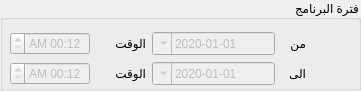
   <widget class="QGroupBox" name="groupBox_2">
    <property name="geometry">
     <rect>
      <x>990</x>
      <y>210</y>
      <width>361</width>
      <height>91</height>
     </rect>
    </property>
    <property name="layoutDirection">
     <enum>Qt::RightToLeft</enum>
    </property>
    <property name="title">
     <string>فترة البرنامج</string>
    </property>
    <widget class="QWidget" name="layoutWidget">
     <property name="geometry">
      <rect>
       <x>10</x>
       <y>30</y>
       <width>296</width>
       <height>27</height>
      </rect>
     </property>
     <layout class="QHBoxLayout" name="horizontalLayout">
      <item>
       <widget class="QLabel" name="label_9">
        <property name="maximumSize">
         <size>
          <width>25</width>
          <height>16777215</height>
         </size>
        </property>
        <property name="text">
         <string>من</string>
        </property>
       </widget>
      </item>
      <item>
       <widget class="QDateTimeEdit" name="Qdate_from">
        <property name="enabled">
         <bool>false</bool>
        </property>
        <property name="maximumSize">
         <size>
          <width>590</width>
          <height>16777215</height>
         </size>
        </property>
        <property name="layoutDirection">
         <enum>Qt::RightToLeft</enum>
        </property>
        <property name="maximumDateTime">
         <datetime>
          <hour>23</hour>
          <minute>59</minute>
          <second>59</second>
          <year>2050</year>
          <month>12</month>
          <day>31</day>
         </datetime>
        </property>
        <property name="minimumDateTime">
         <datetime>
          <hour>0</hour>
          <minute>0</minute>
          <second>0</second>
          <year>2020</year>
          <month>1</month>
          <day>1</day>
         </datetime>
        </property>
        <property name="displayFormat">
         <string notr="true">dd-MM-yyyy</string>
        </property>
        <property name="calendarPopup">
         <bool>true</bool>
        </property>
       </widget>
      </item>
      <item>
       <widget class="QLabel" name="label_2">
        <property name="maximumSize">
         <size>
          <width>50</width>
          <height>16777215</height>
         </size>
        </property>
        <property name="text">
         <string>الوقت</string>
        </property>
       </widget>
      </item>
      <item>
       <widget class="QDateTimeEdit" name="Qtime_from">
        <property name="enabled">
         <bool>false</bool>
        </property>
        <property name="maximumSize">
         <size>
          <width>80</width>
          <height>16777215</height>
         </size>
        </property>
        <property name="layoutDirection">
         <enum>Qt::RightToLeft</enum>
        </property>
        <property name="displayFormat">
         <string>h:mm AP</string>
        </property>
        <property name="calendarPopup">
         <bool>true</bool>
        </property>
       </widget>
      </item>
     </layout>
    </widget>
    <widget class="QWidget" name="layoutWidget_2">
     <property name="geometry">
      <rect>
       <x>10</x>
       <y>60</y>
       <width>296</width>
       <height>27</height>
      </rect>
     </property>
     <layout class="QHBoxLayout" name="horizontalLayout_2">
      <item>
       <widget class="QLabel" name="label_8">
        <property name="maximumSize">
         <size>
          <width>25</width>
          <height>16777215</height>
         </size>
        </property>
        <property name="text">
         <string>الى</string>
        </property>
       </widget>
      </item>
      <item>
       <widget class="QDateTimeEdit" name="Qdate_to">
        <property name="enabled">
         <bool>false</bool>
        </property>
        <property name="minimumDateTime">
         <datetime>
          <hour>0</hour>
          <minute>0</minute>
          <second>0</second>
          <year>2020</year>
          <month>1</month>
          <day>1</day>
         </datetime>
        </property>
        <property name="displayFormat">
         <string notr="true">dd-MM-yyyy</string>
        </property>
        <property name="calendarPopup">
         <bool>true</bool>
        </property>
       </widget>
      </item>
      <item>
       <widget class="QLabel" name="label_7">
        <property name="maximumSize">
         <size>
          <width>50</width>
          <height>16777215</height>
         </size>
        </property>
        <property name="text">
         <string>الوقت</string>
        </property>
       </widget>
      </item>
      <item>
       <widget class="QDateTimeEdit" name="Qtime_to">
        <property name="enabled">
         <bool>false</bool>
        </property>
        <property name="maximumSize">
         <size>
          <width>80</width>
          <height>16777215</height>
         </size>
        </property>
        <property name="layoutDirection">
         <enum>Qt::RightToLeft</enum>
        </property>
        <property name="displayFormat">
         <string>h:mm AP</string>
        </property>
        <property name="calendarPopup">
         <bool>false</bool>
        </property>
       </widget>
      </item>
     </layout>
    </widget>
   </widget>
